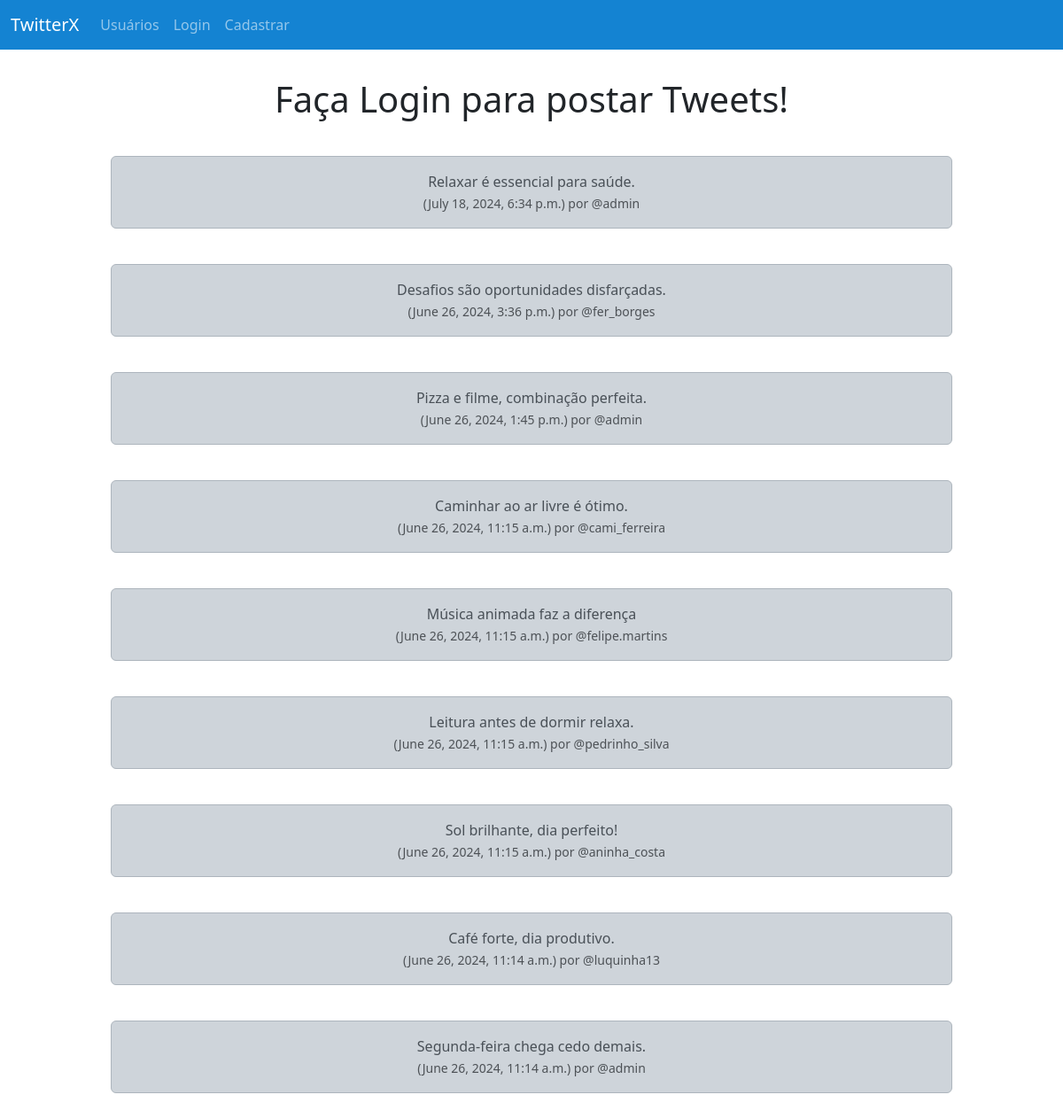
The page / on the database its author committed.
### musker/models.py (models this page shows, shortened)
class tweet(models.Model):
    user = models.ForeignKey(
        User, related_name="tweets",
        on_delete=models.DO_NOTHING
    )
    body = models.CharField(max_length=200)
    created_at = models.DateTimeField(auto_now_add=True)

### musker/views.py (the view)
# urls.py: path('', views.home, name='home'),
def home(request):
    if request.user.is_authenticated:
        form = TweetForm(request.POST or None)
        if request.method == "POST":
            if form.is_valid():
                tweeti = form.save(commit=False)
                tweeti.user = request.user
                tweeti.save()
                messages.success(request, ("Tweet postado!"))
                return redirect('home')
        tweets = tweet.objects.all().order_by("-created_at")
        return render(request, 'home.html', {"tweets":tweets, "form":form})
    else:
        tweets = tweet.objects.all().order_by("-created_at")
        return render(request, 'home.html', {"tweets":tweets})

### musker/templates/home.html (shortened to what this page needs)
{% extends 'base.html' %}
{% block content %}
<div class="container text-center d-flex justify-content-center">
    <div class="row">
        <div class="Tweetar pt-2 pb-2">
            {% if not user.is_authenticated %}
            <h1>Faça Login para postar Tweets!</h1>
            {% endif %}
        </div>
        <div class="feed">
            <br/>
                {% for tweet in tweets %}
                    <div class="alert alert-dark" role="alert">
                        {{ tweet.body }}<br/>
                        <small class="text-muted">
                            ({{ tweet.created_at }}) por @{{ tweet.user.username }}
                        </small>
                    </div><br/>
                {% endfor %}
        </div>
    </div>
</div>
{% endblock %}

### rows shown on the page
tweet: body "Relaxar é essencial para saúde.", created_at "July 18, 2024, 6:34 p.m.", user.username "admin"
tweet: body "Desafios são oportunidades disfarçadas.", created_at "June 26, 2024, 3:36 p.m.", user.username "fer_borges"
tweet: body "Pizza e filme, combinação perfeita.", created_at "June 26, 2024, 1:45 p.m.", user.username "admin"
tweet: body "Caminhar ao ar livre é ótimo.", created_at "June 26, 2024, 11:15 a.m.", user.username "cami_ferreira"
tweet: body "Música animada faz a diferença", created_at "June 26, 2024, 11:15 a.m.", user.username "felipe.martins"
tweet: body "Leitura antes de dormir relaxa.", created_at "June 26, 2024, 11:15 a.m.", user.username "pedrinho_silva"
tweet: body "Sol brilhante, dia perfeito!", created_at "June 26, 2024, 11:15 a.m.", user.username "aninha_costa"
tweet: body "Café forte, dia produtivo.", created_at "June 26, 2024, 11:14 a.m.", user.username "luquinha13"
tweet: body "Segunda-feira chega cedo demais.", created_at "June 26, 2024, 11:14 a.m.", user.username "admin"
